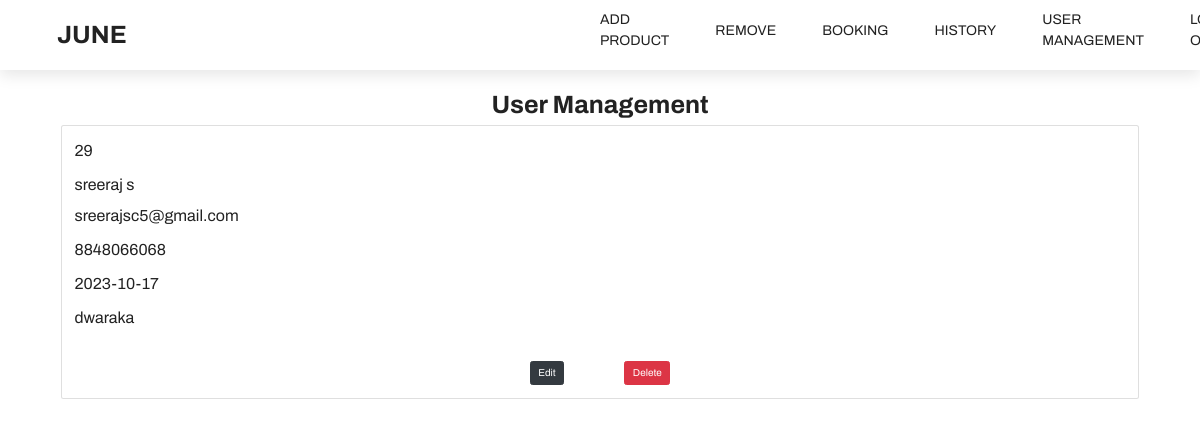
Screenshot of /user_management.php with the database file from the repository.
### tables this page shows
CREATE TABLE `user_credentials` (
  `u_id` int(11) NOT NULL,
  `first_name` varchar(30) NOT NULL,
  `last_name` varchar(30) NOT NULL,
  `mobile_number` varchar(30) NOT NULL,
  `email` varchar(30) NOT NULL,
  `date_of_birth` date NOT NULL,
  `address` varchar(500) NOT NULL,
  `passphrase` varchar(50) NOT NULL
);

### user_management.php (the view)
<?php
    include './common/CommonAdminHeader.php';
    include './common/db_connection.php';
    echo '<div class="container mt-5 p-5" >';
    echo '<center class="mt-5">
        <h1><strong>User Management</strong></h1>
        </center>';
    $sql = "SELECT * FROM user_credentials";
    $result = mysqli_query($conn, $sql);
    echo "<div class='container'>";
    if (mysqli_num_rows($result) > 0) {
        while ($row = mysqli_fetch_assoc($result)) {
        echo "<div class='card'>";
        echo "<div class='card-body'>";
        echo "<p class='card-text'>" . $row['u_id'] . "</p>";
        echo "<p class='card-title'>" . $row['first_name'] . "  " . $row['last_name']. "</p>";
        echo "<p class='card-text'>" . $row['email'] . "</p>";
        echo "<p class='card-text'>" . $row['mobile_number'] . "</p>";
        echo "<p class='card-text'>" . $row['date_of_birth'] . "</p>";
        echo "<p class='card-text'>" . $row['address'] . "</p>";
        echo '<center class="mt-5">';
        echo "<a href='edit_user.php?id=" . $row['u_id'] . "' class='btn btn-dark mr-5'>Edit</a>";
        echo "<a href='delete_user.php?id=" . $row['u_id'] . "' class='btn btn-danger ml-5'>Delete</a>
                </center>";
        echo "</div>";
        echo "</div>";
        }
    } else {
    echo "No users found.";
    }
    echo "</div>";
?>

### styles/styles.css (style rules this page uses)
:root { --primaryColor: #f1f1f1; --black: #222; --black2: #555; --black3: #252525; --black4: #000; --black5: #212529; --orange: #eb0028; --white: #fff; --grey: #959595; --grey2: #666; --grey3: #ccc; --secondaryColor: #2b1f4d; --yellow: #ffcc00; --green: #59b210; --blue: rgb(56, 10, 223); }
* { margin: 0; padding: 0; box-sizing: inherit; }
html { font-size: 62.5%; box-sizing: border-box; scroll-behavior: smooth; overflow-x: hidden; }
body { overflow-x: hidden; }
body, input { font-size: 1.6rem; font-weight: 400; font-family: "Archivo", sans-serif; color: var(--black); }
a { text-decoration: none; }
.container { max-width: 117rem; margin: 0 auto; padding: 0 1.6rem; }

### rows the page displays
user_credentials: u_id "29", first_name "sreeraj", last_name "s", email "sreerajsc5@gmail.com", mobile_number "8848066068", date_of_birth "2023-10-17", address "dwaraka"
